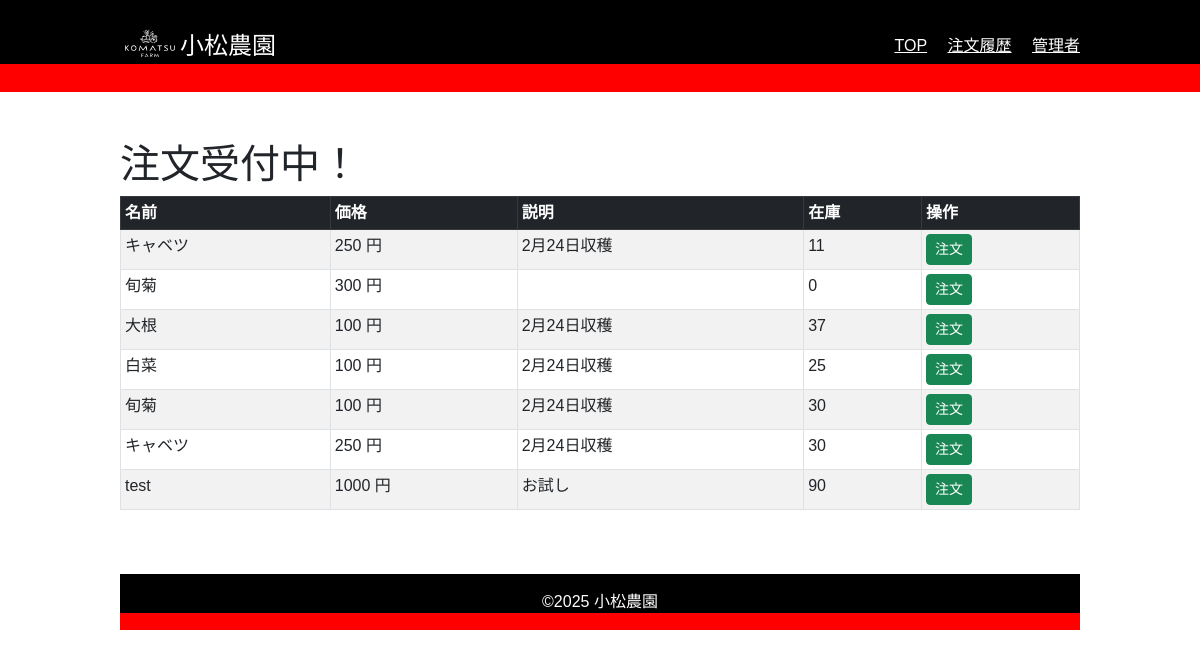
The app's page /order_page with its own data.
### app.py (models this page shows)
class Vegetables(db.Model):
    id = db.Column(db.Integer, primary_key=True)
    name = db.Column(db.String(100), nullable=False)
    price = db.Column(db.Integer, nullable=False)
    description = db.Column(db.Text, nullable=True)
    stock = db.Column(db.Integer, nullable=False)
    image = db.Column(db.String(255), nullable=True)  # 画像ファイル名を保存
    producer_id = db.Column(db.Integer, db.ForeignKey('users.id'), nullable=False)

### app.py (the view)
@app.route('/order_page')
def order_page():
    return render_template('order_page.html', vegetables=Vegetables.query.all())

### templates/order_page.html (shortened to what this page needs)
<!DOCTYPE html>
<html lang="ja">
<head>
    <link href="https://cdn.jsdelivr.net/npm/bootstrap@5.3.0/dist/css/bootstrap.min.css" rel="stylesheet">
    <link rel="stylesheet" href="../static/style.css">
</head>
<body>
    <header class="header-footer text-white py-3">
        <div class="container-custom d-flex justify-content-between align-items-center">
            <div class="d-flex align-items-center">
                <img src="{{ url_for('static', filename='images/komatufarm_logo.png') }}" alt="小松農園ロゴ" class="logo">
                <h1 class="h4 mb-0">小松農園</h1>
            </div>
            <nav>
                <a href="{{ url_for('order_page') }}" class="text-white me-3">TOP</a>
                <a href="order-history.html" class="text-white me-3">注文履歴</a>
                <a href="{{ url_for('admin') }}" class="text-white">管理者</a>
            </nav>
        </div>
    </header>
    <div class="container-custom">
        <h1 class="text-start mt-5">注文受付中！</h1>
        <div class="table-responsive">
            <table class="table table-striped table-bordered table-sm">
                <thead class="table-dark">
                    <tr>
                        <th>名前</th>
                        <th>価格</th>
                        <th>説明</th>
                        <th>在庫</th>
                        <th>操作</th>
                    </tr>
                </thead>
                <tbody>
                    {% for vegetable in vegetables %}
                    <tr>
                        <td>{{ vegetable.name }}</td>
                        <td>{{ vegetable.price }} 円</td>
                        <td>{{ vegetable.description }}</td>
                        <td>{{ vegetable.stock }}</td>
                        <td>
                            <a href="{{ url_for('order_vegetable', vegetable_id=vegetable.id) }}" class="btn btn-success btn-sm">注文</a>
                        </td>
                    </tr>
                    {% else %}
                    <tr>
                        <td colspan="5" class="text-center">現在、注文可能な商品がありません。</td>
                    </tr>
                    {% endfor %}
                </tbody>
            </table>
        </div>
    <footer class="header-footer text-white text-center py-3 mt-5">
        <p class="mb-0">&copy;2025 小松農園</p>
    </footer>
</body>
</html>

### static/style.css (style rules this page uses)
body { font-family: Arial, sans-serif; margin: 0; padding: 0; }
.logo { width: 60px; height: 60px; object-fit: contain; }
.container-custom { max-width: 960px; margin: 0 auto; }

### static/header.css (style rules this page uses)
.header-footer { background: linear-gradient(to bottom, black 70%, red 30%); color: white; }

### static/layout.css (style rules this page uses)
.container-custom { max-width: 960px; margin: 0 auto; }

### records on screen
Vegetables: name "キャベツ", price "250", description "2月24日収穫", stock "11"
Vegetables: name "旬菊", price "300", stock "0"
Vegetables: name "大根", price "100", description "2月24日収穫", stock "37"
Vegetables: name "白菜", price "100", description "2月24日収穫", stock "25"
Vegetables: name "旬菊", price "100", description "2月24日収穫", stock "30"
Vegetables: name "キャベツ", price "250", description "2月24日収穫", stock "30"
Vegetables: name "test", price "1000", description "お試し", stock "90"
